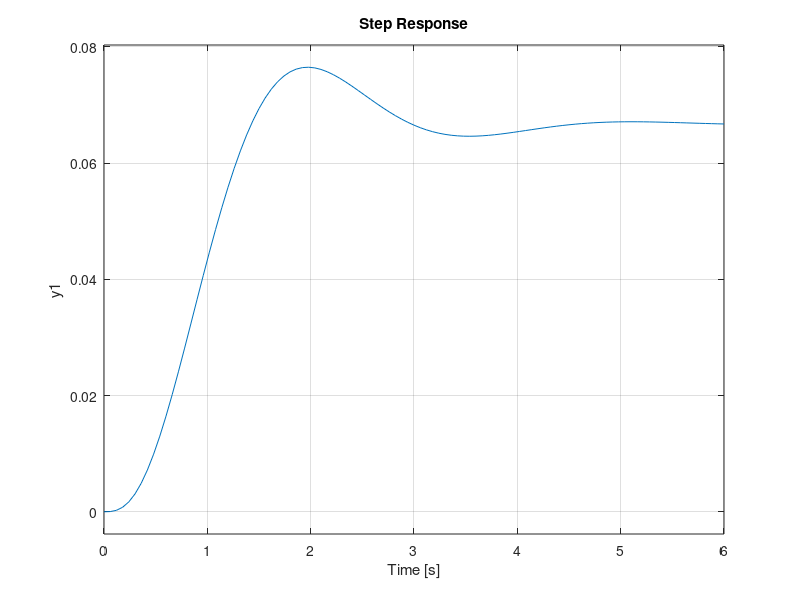

Source code (MATLAB):
%% Example 1
clc; clear; close all;

H = tf([1 3 4],[1 2 1]);    % make TF
step(H);
grid on;

%% Example 2
clc; clear; close all;

H = tf([3 4],[1 2 4]);      % make TF
step(H);
grid on;

%% Example 3
clc; clear; close all;

H = tf([1 1],[1 7 16 12]);  % make TF
step(H);
grid on;

%% Example 4
clc; clear; close all;

H = tf([1],[1 5 11 15]); %#ok<*NBRAK>
step(H);
grid on;